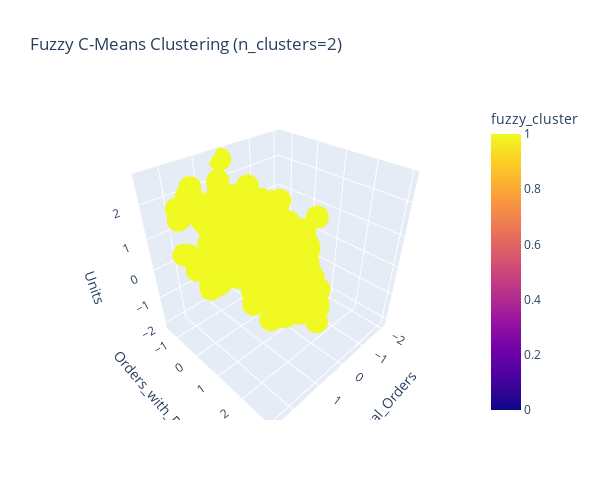

Source (notebook cell):
### Markdown cell above
# Fuzzy C means

### Code cell
# Fuzzy K-Means (Fuzzy C-Means) clustering


import skfuzzy as fuzz
from sklearn.metrics import silhouette_score, davies_bouldin_score


# Transpose the data for skfuzzy (features x samples)
data = rfm_df_scaled.values.T

# Set number of clusters (e.g., 2 for comparison)
n_clusters = 2

# Run fuzzy c-means
cntr, u, u0, d, jm, p, fpc = fuzz.cluster.cmeans(
    data, c=n_clusters, m=2, error=0.005, maxiter=1000, init=None, seed=42
)

# Assign each sample to the cluster with highest membership
fuzzy_labels = np.argmax(u, axis=0)

# Add fuzzy cluster labels to df_preds
df_preds['fuzzy_cluster'] = fuzzy_labels

# Visualize fuzzy clusters in 3D
fig = px.scatter_3d(
    df_preds,
    x="Total_Orders", y="Orders_with_Discount", z="Units",
    color="fuzzy_cluster",
    height=500, width=600,
    title=f"Fuzzy C-Means Clustering (n_clusters={n_clusters})"
)
fig.show()

# Calculate silhouette score and Davies-Bouldin index for fuzzy clusters
silhouette_fuzzy = silhouette_score(rfm_df_scaled, fuzzy_labels)
db_index_fuzzy = davies_bouldin_score(rfm_df_scaled, fuzzy_labels)

print(f"Silhouette Score (Fuzzy C-Means, n_clusters={n_clusters}): {silhouette_fuzzy:.3f}")
print(f"Davies-Bouldin Index (Fuzzy C-Means, n_clusters={n_clusters}): {db_index_fuzzy:.3f}")

### Figure 1 — Plotly figure (JSON) as saved in the notebook; plotly's stock layout.template omitted (floating-point values rounded to 4 significant figures; data arrays with more than 128 entries replaced by an {"elided": "..."} marker saying what was removed)
{"data": [{"hovertemplate": "Total_Orders=%{x}<br>Orders_with_Discount=%{y}<br>Units=%{z}<br>fuzzy_cluster=%{marker.color}<extra></extra>", "legendgroup": "", "marker": {"color": {"elided": "1248 int values"}, "coloraxis": "coloraxis", "symbol": "circle"}, "mode": "markers", "name": "", "scene": "scene", "showlegend": false, "type": "scatter3d", "x": {"elided": "1248 float values"}, "y": {"elided": "1248 float values"}, "z": {"elided": "1248 float values"}}], "layout": {"coloraxis": {"colorbar": {"title": {"text": "fuzzy_cluster"}}, "colorscale": [[0, "#0d0887"], [0.1111, "#46039f"], [0.2222, "#7201a8"], [0.3333, "#9c179e"], [0.4444, "#bd3786"], [0.5556, "#d8576b"], [0.6667, "#ed7953"], [0.7778, "#fb9f3a"], [0.8889, "#fdca26"], [1, "#f0f921"]]}, "height": 500, "legend": {"tracegroupgap": 0}, "scene": {"domain": {"x": [0, 1], "y": [0, 1]}, "xaxis": {"title": {"text": "Total_Orders"}}, "yaxis": {"title": {"text": "Orders_with_Discount"}}, "zaxis": {"title": {"text": "Units"}}}, "title": {"text": "Fuzzy C-Means Clustering (n_clusters=2)"}, "width": 600}}
